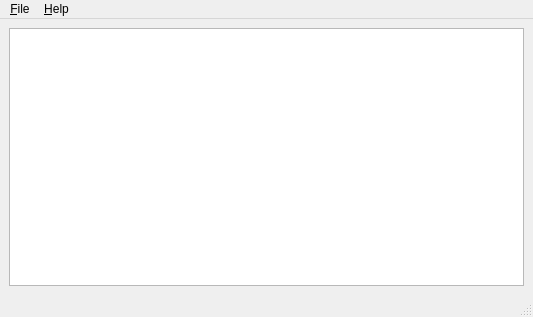
<?xml version="1.0" encoding="UTF-8"?>
<ui version="4.0">
 <class>MainWindow</class>
 <widget class="QMainWindow" name="MainWindow">
  <property name="geometry">
   <rect>
    <x>0</x>
    <y>0</y>
    <width>533</width>
    <height>317</height>
   </rect>
  </property>
  <property name="windowTitle">
   <string>Simple Editor</string>
  </property>
  <widget class="QWidget" name="centralwidget">
   <layout class="QGridLayout" name="gridLayout">
    <item row="0" column="0">
     <widget class="QTextEdit" name="textEdit"/>
    </item>
   </layout>
  </widget>
  <widget class="QMenuBar" name="menubar">
   <property name="geometry">
    <rect>
     <x>0</x>
     <y>0</y>
     <width>533</width>
     <height>25</height>
    </rect>
   </property>
   <widget class="QMenu" name="menu_File">
    <property name="title">
     <string>&amp;File</string>
    </property>
    <addaction name="action_New"/>
    <addaction name="action_Open"/>
    <addaction name="action_Save"/>
    <addaction name="actionSave_As"/>
    <addaction name="action_Quit"/>
   </widget>
   <widget class="QMenu" name="menu_Help">
    <property name="title">
     <string>&amp;Help</string>
    </property>
    <addaction name="actionA_bout"/>
    <addaction name="action_Help"/>
   </widget>
   <addaction name="menu_File"/>
   <addaction name="menu_Help"/>
  </widget>
  <widget class="QStatusBar" name="statusbar"/>
  <action name="action_New">
   <property name="text">
    <string>&amp;New</string>
   </property>
  </action>
  <action name="action_Open">
   <property name="text">
    <string>&amp;Open</string>
   </property>
  </action>
  <action name="action_Save">
   <property name="text">
    <string>&amp;Save</string>
   </property>
  </action>
  <action name="actionSave_As">
   <property name="text">
    <string>Save &amp;As</string>
   </property>
  </action>
  <action name="action_Quit">
   <property name="text">
    <string>&amp;Quit</string>
   </property>
  </action>
  <action name="actionA_bout">
   <property name="text">
    <string>A&amp;bout</string>
   </property>
  </action>
  <action name="action_Help">
   <property name="text">
    <string>&amp;Help</string>
   </property>
  </action>
 </widget>
 <resources/>
 <connections>
  <connection>
   <sender>action_Quit</sender>
   <signal>triggered()</signal>
   <receiver>MainWindow</receiver>
   <slot>close()</slot>
   <hints>
    <hint type="sourcelabel">
     <x>-1</x>
     <y>-1</y>
    </hint>
    <hint type="destinationlabel">
     <x>350</x>
     <y>227</y>
    </hint>
   </hints>
  </connection>
 </connections>
</ui>
